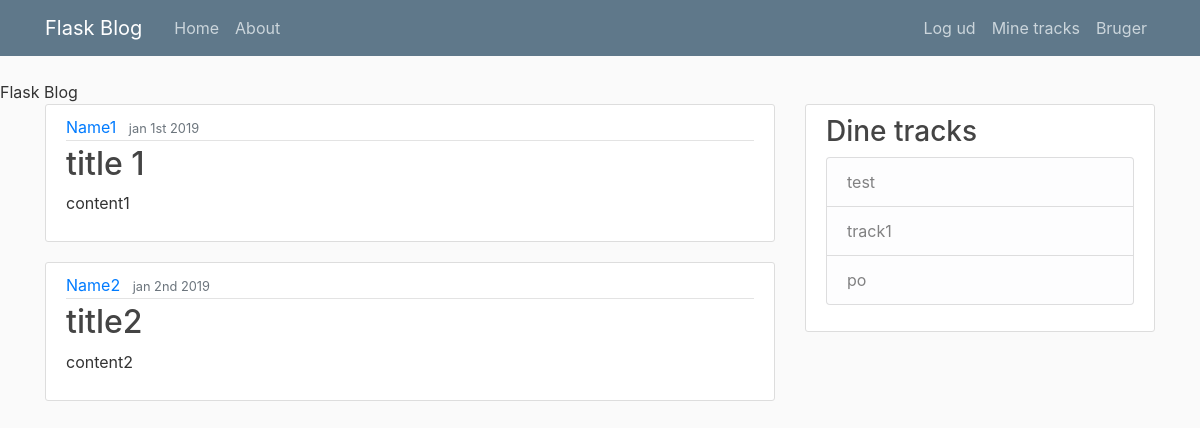
Page /home (signed in) on the committed database.
### tables this page shows
CREATE TABLE tracks(
                               Id INTEGER PRIMARY KEY AUTOINCREMENT,
                               user_id INTEGER,
                               name TEXT,
                               unit TEXT,
                               type INTEGER,
                               createdate TEXT,
                               scalesize INT
                               );

### main.py (the view)
@app.route("/")
@app.route("/home")
def home():
    return my_render("home.html", posts=posts)

### main.py (called while the page is built)
def get_login_status():
    return 'currentuser' in session

def my_render(template, **kwargs):
    login_status = get_login_status()
    tracks=get_tracks()
    if len(tracks) < 1:
        noTracks = True
    else:
        noTracks = False
    return render_template(template, tracks=tracks, noTracks=noTracks, loggedin=login_status, **kwargs)

def get_tracks():
    c = get_db().cursor()
    if 'currentuser' in session:
        c.execute('''
              SELECT * FROM tracks WHERE user_id=?
              ''',(session['currentuser'],))
    tracks = []
    for track in c:
        tracks.append(track)
    return tracks

def get_db():
    db = g.get("_database", None)
    if db is None:
        db = g._database = sqlite3.connect(DATABASE)
    return db

@app.teardown_appcontext
def close_connection(exception):
    db = getattr(g,"_database", None)
    if db is not None:
        db.close()

### templates/home.html
{% extends "layout.html" %}
{% block content %}
    {% for post in posts %}
        <article class="media content-section">
          <div class="media-body">
            <div class="article-metadata">
              <a class="mr-2" href="#">{{ post.author }}</a>
              <small class="text-muted">{{ post.date }}</small>
            </div>
            <h2><a class="article-title" href="#">{{ post.title }}</a></h2>
            <p class="article-content">{{ post.content }}</p>
          </div>
        </article>
    {% endfor %}
{% endblock content %}

### templates/layout.html (shortened to what this page needs)
<!DOCTYPE html>
<html>
<head>
    <link rel="stylesheet" href="https://maxcdn.bootstrapcdn.com/bootstrap/4.0.0/css/bootstrap.min.css">
     <link rel="stylesheet" type="text/css" href="{{ url_for("static", filename="main.css") }}"
    {% if title %}
        <title>Flask BLog - {{title}}</title>
    {% else %}
        <title>Flask Blog</title>
    {% endif %}
</head>
<body>
    <header class="site-header">
      <nav class="navbar navbar-expand-md navbar-dark bg-steel fixed-top">
        <div class="container">
          <a class="navbar-brand mr-4" href="/">Flask Blog</a>
          <div class="collapse navbar-collapse" id="navbarToggle">
            <div class="navbar-nav mr-auto">
              <a class="nav-item nav-link" href="/">Home</a>
              <a class="nav-item nav-link" href="/about">About</a>
            </div>
            <div class="navbar-nav">
              {% if loggedin == True %}
                <a class="nav-item nav-link" href="/logout">Log ud</a>
                <a class="nav-item nav-link" href="/my_tracks">Mine tracks</a>
                <a class="nav-item nav-link" href="/user">Bruger</a>
              {% else %}
                <a class="nav-item nav-link" href="/login">Login</a>
                <a class="nav-item nav-link" href="/register">Register</a>
              {% endif %}
            </div>
          </div>
        </div>
      </nav>
    </header>
    <main role="main" class="container">
      <div class="row">
        <div class="col-md-8">
          {% block content %}{% endblock %}
        </div>
        <div class="col-md-4">
          <div class="content-section">
          {% if loggedin == True %}
            {% if noTracks == False %}
            <h3>Dine tracks</h3>
              <ul class="list-group">
              {% for track in tracks %}
                <a class="list-group-item list-group-item-light" href="#">{{ track[2] }}</a>
                {% endfor %}
              </ul>
            {% else %}
            <h3>Dine tracks</h3>
              <ul class="list-group">
                <li class="list-group-item list-group-item-light">Du har ikke oprettet nogle tracks endnu</li>
              </ul>
            </p>
            {% endif %}
          {% endif %}
          </div>
        </div>
      </div>
    </main>
</body>
</html>

### static/main.css (style rules this page uses)
body { background: #fafafa; color: #333333; margin-top: 5rem; }
h1, h2, h3, h4, h5, h6 { color: #444444; }
.bg-steel { background-color: #5f788a; }
.site-header .navbar-nav .nav-link { color: #cbd5db; }
.content-section { background: #ffffff; padding: 10px 20px; border: 1px solid #dddddd; border-radius: 3px; margin-bottom: 20px; }
.article-title { color: #444444; }
.article-content { white-space: pre-line; }
.article-metadata { padding-bottom: 1px; margin-bottom: 4px; border-bottom: 1px solid #e3e3e3 }

### rows in the picture
tracks: name "test"
tracks: name "track1"
tracks: name "po"

### other values in the picture
{{ post.author }} "Name1" "Name2"
{{ post.date }} "jan 1st 2019" "jan 2nd 2019"
{{ post.title }} "title 1" "title2"
{{ post.content }} "content1" "content2"
